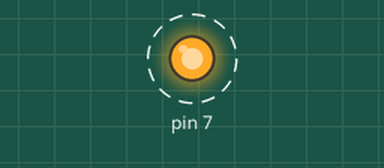
Simulated run of this program. Board: Raspberry Pi (header pin numbers). Shown: output pins drawn as LEDs (lit = HIGH). Dashed ring = blinking.

Above: at 0.5 s.
Timing chart, 0 to 4.6 s (numbered marks = the images above):
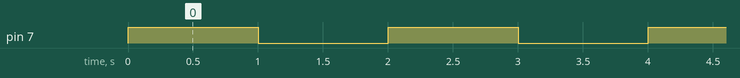

The program:

flashtest.py
```python
#!/bin/python
import RPi.GPIO as g
import time

g.setmode(g.BOARD)
g.setup(7,g.OUT)
x=float(0)
g.output(7,g.LOW)

while(x<1):
  g.output(7,g.HIGH)
  time.sleep(1)
  g.output(7,g.LOW)
  time.sleep(1)
  x+=.0001
```

Measured:
- by itself, pin 7: alternates HIGH for 1.0 s and LOW for 1.0 s
